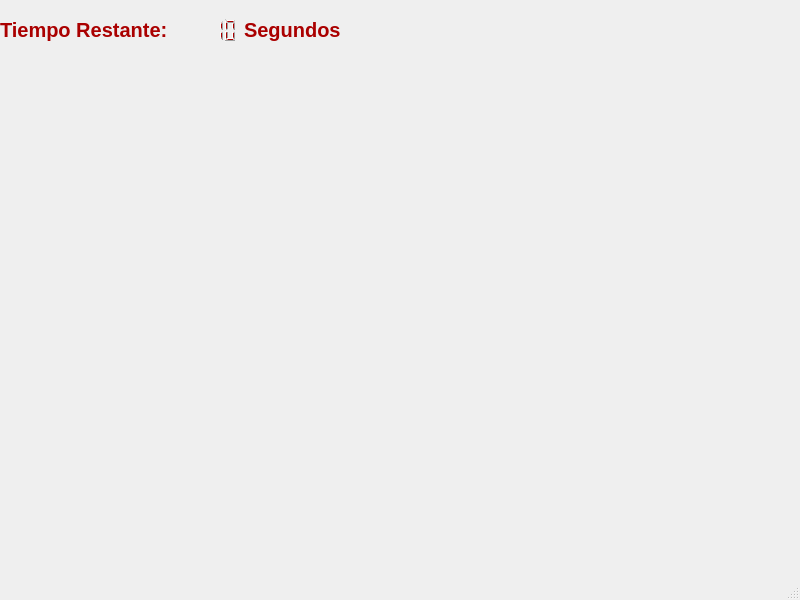
<?xml version="1.0" encoding="UTF-8"?>
<ui version="4.0">
 <class>mapaN</class>
 <widget class="QMainWindow" name="mapaN">
  <property name="geometry">
   <rect>
    <x>0</x>
    <y>0</y>
    <width>800</width>
    <height>600</height>
   </rect>
  </property>
  <property name="windowTitle">
   <string>MainWindow</string>
  </property>
  <widget class="QWidget" name="centralwidget">
   <widget class="QWidget" name="layoutWidget">
    <property name="geometry">
     <rect>
      <x>0</x>
      <y>0</y>
      <width>855</width>
      <height>60</height>
     </rect>
    </property>
    <layout class="QHBoxLayout" name="horizontalLayout_2">
     <item>
      <layout class="QHBoxLayout" name="horizontalLayout">
       <item>
        <widget class="QLabel" name="label_4">
         <property name="sizePolicy">
          <sizepolicy hsizetype="Fixed" vsizetype="Fixed">
           <horstretch>0</horstretch>
           <verstretch>0</verstretch>
          </sizepolicy>
         </property>
         <property name="palette">
          <palette>
           <active>
            <colorrole role="WindowText">
             <brush brushstyle="SolidPattern">
              <color alpha="255">
               <red>170</red>
               <green>0</green>
               <blue>0</blue>
              </color>
             </brush>
            </colorrole>
           </active>
           <inactive>
            <colorrole role="WindowText">
             <brush brushstyle="SolidPattern">
              <color alpha="255">
               <red>170</red>
               <green>0</green>
               <blue>0</blue>
              </color>
             </brush>
            </colorrole>
           </inactive>
           <disabled/>
          </palette>
         </property>
         <property name="font">
          <font>
           <pointsize>15</pointsize>
           <italic>false</italic>
           <bold>true</bold>
          </font>
         </property>
         <property name="text">
          <string>Tiempo Restante:</string>
         </property>
        </widget>
       </item>
       <item>
        <widget class="QLCDNumber" name="seg">
         <property name="sizePolicy">
          <sizepolicy hsizetype="Fixed" vsizetype="Fixed">
           <horstretch>0</horstretch>
           <verstretch>0</verstretch>
          </sizepolicy>
         </property>
         <property name="minimumSize">
          <size>
           <width>0</width>
           <height>30</height>
          </size>
         </property>
         <property name="palette">
          <palette>
           <active>
            <colorrole role="WindowText">
             <brush brushstyle="SolidPattern">
              <color alpha="255">
               <red>170</red>
               <green>0</green>
               <blue>0</blue>
              </color>
             </brush>
            </colorrole>
           </active>
           <inactive>
            <colorrole role="WindowText">
             <brush brushstyle="SolidPattern">
              <color alpha="255">
               <red>170</red>
               <green>0</green>
               <blue>0</blue>
              </color>
             </brush>
            </colorrole>
           </inactive>
           <disabled/>
          </palette>
         </property>
         <property name="font">
          <font>
           <pointsize>10</pointsize>
           <bold>true</bold>
          </font>
         </property>
         <property name="frameShape">
          <enum>QFrame::NoFrame</enum>
         </property>
         <property name="intValue" stdset="0">
          <number>10</number>
         </property>
        </widget>
       </item>
       <item>
        <widget class="QLabel" name="label_5">
         <property name="sizePolicy">
          <sizepolicy hsizetype="Fixed" vsizetype="Fixed">
           <horstretch>0</horstretch>
           <verstretch>0</verstretch>
          </sizepolicy>
         </property>
         <property name="palette">
          <palette>
           <active>
            <colorrole role="WindowText">
             <brush brushstyle="SolidPattern">
              <color alpha="255">
               <red>170</red>
               <green>0</green>
               <blue>0</blue>
              </color>
             </brush>
            </colorrole>
           </active>
           <inactive>
            <colorrole role="WindowText">
             <brush brushstyle="SolidPattern">
              <color alpha="255">
               <red>170</red>
               <green>0</green>
               <blue>0</blue>
              </color>
             </brush>
            </colorrole>
           </inactive>
           <disabled/>
          </palette>
         </property>
         <property name="font">
          <font>
           <pointsize>15</pointsize>
           <bold>true</bold>
          </font>
         </property>
         <property name="text">
          <string>Segundos</string>
         </property>
        </widget>
       </item>
      </layout>
     </item>
     <item>
      <spacer name="horizontalSpacer">
       <property name="orientation">
        <enum>Qt::Horizontal</enum>
       </property>
       <property name="sizeHint" stdset="0">
        <size>
         <width>513</width>
         <height>58</height>
        </size>
       </property>
      </spacer>
     </item>
    </layout>
   </widget>
   <widget class="QWidget" name="layoutWidget_2">
    <property name="geometry">
     <rect>
      <x>0</x>
      <y>0</y>
      <width>2</width>
      <height>2</height>
     </rect>
    </property>
    <layout class="QGridLayout" name="gridLayout"/>
   </widget>
  </widget>
  <widget class="QMenuBar" name="menubar">
   <property name="geometry">
    <rect>
     <x>0</x>
     <y>0</y>
     <width>800</width>
     <height>21</height>
    </rect>
   </property>
  </widget>
  <widget class="QStatusBar" name="statusbar"/>
 </widget>
 <resources/>
 <connections/>
</ui>
